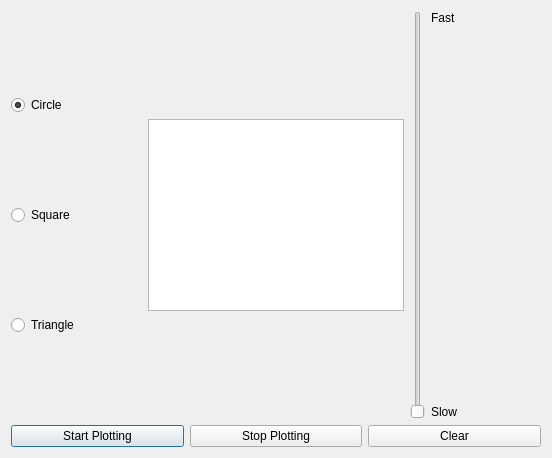
<?xml version="1.0" encoding="UTF-8"?>
<ui version="4.0">
 <class>Dialog</class>
 <widget class="QDialog" name="Dialog">
  <property name="geometry">
   <rect>
    <x>0</x>
    <y>0</y>
    <width>552</width>
    <height>458</height>
   </rect>
  </property>
  <property name="windowTitle">
   <string>MVCRandomPlot</string>
  </property>
  <layout class="QVBoxLayout" name="verticalLayout_4">
   <item>
    <layout class="QVBoxLayout" name="verticalLayout_3">
     <item>
      <layout class="QHBoxLayout" name="horizontalLayout_2">
       <item>
        <layout class="QVBoxLayout" name="verticalLayout">
         <item>
          <widget class="QRadioButton" name="radioButton_3">
           <property name="text">
            <string>Circle</string>
           </property>
           <property name="checked">
            <bool>true</bool>
           </property>
          </widget>
         </item>
         <item>
          <widget class="QRadioButton" name="radioButton_2">
           <property name="text">
            <string>Square</string>
           </property>
          </widget>
         </item>
         <item>
          <widget class="QRadioButton" name="radioButton">
           <property name="text">
            <string>Triangle</string>
           </property>
          </widget>
         </item>
        </layout>
       </item>
       <item>
        <widget class="QGraphicsView" name="graphicsView">
         <property name="sizePolicy">
          <sizepolicy hsizetype="Fixed" vsizetype="Fixed">
           <horstretch>0</horstretch>
           <verstretch>0</verstretch>
          </sizepolicy>
         </property>
        </widget>
       </item>
       <item>
        <layout class="QHBoxLayout" name="horizontalLayout">
         <item>
          <widget class="QSlider" name="verticalSlider">
           <property name="minimum">
            <number>-1000</number>
           </property>
           <property name="maximum">
            <number>-100</number>
           </property>
           <property name="value">
            <number>-1000</number>
           </property>
           <property name="orientation">
            <enum>Qt::Vertical</enum>
           </property>
          </widget>
         </item>
         <item>
          <layout class="QVBoxLayout" name="verticalLayout_2">
           <property name="spacing">
            <number>300</number>
           </property>
           <item>
            <widget class="QLabel" name="label_2">
             <property name="text">
              <string>Fast</string>
             </property>
             <property name="alignment">
              <set>Qt::AlignLeading|Qt::AlignLeft|Qt::AlignTop</set>
             </property>
            </widget>
           </item>
           <item>
            <widget class="QLabel" name="label_3">
             <property name="text">
              <string>Slow</string>
             </property>
             <property name="alignment">
              <set>Qt::AlignBottom|Qt::AlignLeading|Qt::AlignLeft</set>
             </property>
            </widget>
           </item>
          </layout>
         </item>
        </layout>
       </item>
      </layout>
     </item>
     <item>
      <layout class="QHBoxLayout" name="horizontalLayout_3">
       <item>
        <widget class="QPushButton" name="pushButton">
         <property name="text">
          <string>Start Plotting</string>
         </property>
        </widget>
       </item>
       <item>
        <widget class="QPushButton" name="pushButton_2">
         <property name="text">
          <string>Stop Plotting</string>
         </property>
        </widget>
       </item>
       <item>
        <widget class="QPushButton" name="pushButton_3">
         <property name="text">
          <string>Clear</string>
         </property>
        </widget>
       </item>
      </layout>
     </item>
    </layout>
   </item>
  </layout>
 </widget>
 <layoutdefault spacing="6" margin="11"/>
 <resources/>
 <connections/>
</ui>
